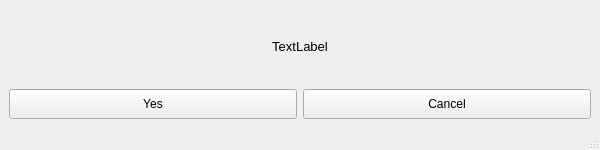
<?xml version="1.0" encoding="UTF-8"?>
<ui version="4.0">
 <class>MainWindow</class>
 <widget class="QMainWindow" name="MainWindow">
  <property name="geometry">
   <rect>
    <x>0</x>
    <y>0</y>
    <width>600</width>
    <height>150</height>
   </rect>
  </property>
  <property name="sizePolicy">
   <sizepolicy hsizetype="Fixed" vsizetype="Fixed">
    <horstretch>0</horstretch>
    <verstretch>0</verstretch>
   </sizepolicy>
  </property>
  <property name="windowTitle">
   <string>Information</string>
  </property>
  <widget class="QWidget" name="centralwidget">
   <layout class="QGridLayout" name="gridLayout">
    <item row="1" column="0">
     <widget class="QPushButton" name="button_yes">
      <property name="sizePolicy">
       <sizepolicy hsizetype="Expanding" vsizetype="Expanding">
        <horstretch>0</horstretch>
        <verstretch>0</verstretch>
       </sizepolicy>
      </property>
      <property name="minimumSize">
       <size>
        <width>0</width>
        <height>0</height>
       </size>
      </property>
      <property name="maximumSize">
       <size>
        <width>16777215</width>
        <height>30</height>
       </size>
      </property>
      <property name="text">
       <string>Yes</string>
      </property>
     </widget>
    </item>
    <item row="1" column="1">
     <widget class="QPushButton" name="button_cancel">
      <property name="sizePolicy">
       <sizepolicy hsizetype="Expanding" vsizetype="Expanding">
        <horstretch>0</horstretch>
        <verstretch>0</verstretch>
       </sizepolicy>
      </property>
      <property name="minimumSize">
       <size>
        <width>0</width>
        <height>0</height>
       </size>
      </property>
      <property name="maximumSize">
       <size>
        <width>16777215</width>
        <height>30</height>
       </size>
      </property>
      <property name="text">
       <string>Cancel</string>
      </property>
     </widget>
    </item>
    <item row="0" column="0" colspan="2">
     <widget class="QLabel" name="label_text">
      <property name="sizePolicy">
       <sizepolicy hsizetype="Expanding" vsizetype="Expanding">
        <horstretch>0</horstretch>
        <verstretch>0</verstretch>
       </sizepolicy>
      </property>
      <property name="font">
       <font>
        <pointsize>10</pointsize>
       </font>
      </property>
      <property name="text">
       <string>TextLabel</string>
      </property>
      <property name="alignment">
       <set>Qt::AlignCenter</set>
      </property>
     </widget>
    </item>
   </layout>
  </widget>
  <widget class="QStatusBar" name="statusbar"/>
  <widget class="QMenuBar" name="menubar">
   <property name="geometry">
    <rect>
     <x>0</x>
     <y>0</y>
     <width>600</width>
     <height>21</height>
    </rect>
   </property>
  </widget>
 </widget>
 <resources/>
 <connections/>
</ui>
